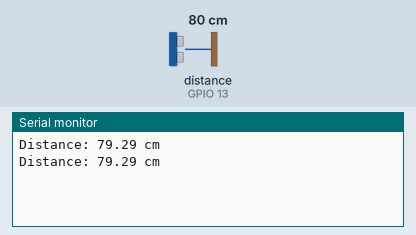
Simulated run of this sketch. Board: ESP32-S3. Parts: the last lines printed to the serial monitor. Wiring (inferred from the names in the program): ultrasonic range finder: trigger GPIO 12; echo GPIO 13. Inputs (shaded band) come from the test bench; at power-on: distance to the obstacle (sensor on GPIO 13) 80 cm. The echo pulse lasts 58.3 µs per cm.

Above: at 1.8 s.
1.9 s: distance to the obstacle (sensor on GPIO 13) set to 2 cm
At 2.8 s:
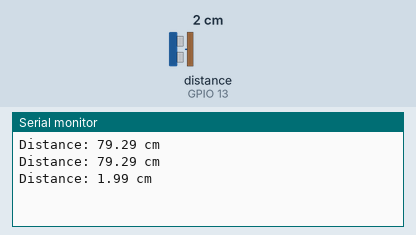
3.4 s: distance to the obstacle (sensor on GPIO 13) set to 4 cm
At 4.7 s:
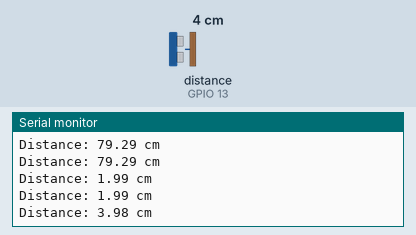
Timing chart, 0 to 6.4 s (numbered marks = the images above; inputs shaded):
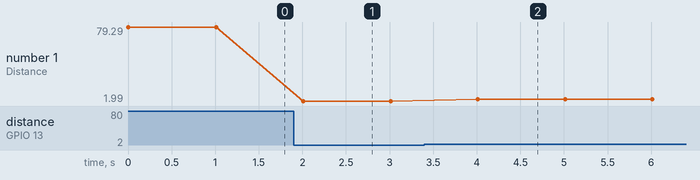

Measured:
- after the input at 1.9 s, the serial monitor: prints a new line after 0.11 s (image 1)
- after the input at 3.4 s, the serial monitor: prints a new line after 0.61 s (image 2)
- plotted number 1: 79.29 → 1.99 after the input at 1.9 s, 1.99 → 3.98 after the input at 3.4 s

The sketch:

HC-SR04_Ultrasonic_Sensor.ino
```cpp
#define trigPIN 12 // Change to a suitable GPIO pin
#define echoPIN 13 // Change to a suitable GPIO pin

void setup() {
  Serial.begin(115200);
  pinMode(trigPIN, OUTPUT);
  pinMode(echoPIN, INPUT);
}

void loop() {
  // Trigger pulse
  digitalWrite(trigPIN, LOW);
  delayMicroseconds(2);
  digitalWrite(trigPIN, HIGH);
  delayMicroseconds(10);
  digitalWrite(trigPIN, LOW);

  // Read echo pulse duration
  long duration = pulseIn(echoPIN, HIGH, 30000); // 30000 microsecond timeout

  // Calculate distance (in cm)
  float distance_cm = duration * 0.034 / 2;

  // Print distance to serial monitor
  Serial.print("Distance: ");
  if (duration == 0) {
    Serial.println("Out of range");
  } else {
    Serial.print(distance_cm);
    Serial.println(" cm");
  }

  delay(1000); // Wait 1 second before taking the next measurement
}
```
